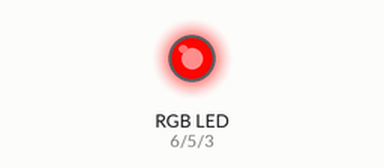
Recording of a sketch running on a simulated Arduino Uno, built with avr-gcc and run on an emulated ATmega328P. On the bench: an RGB LED mixed from three pins (HIGH = lit). Dim RGB values are drawn brighter than linear.

Above: at 0.05 s.
At 0.95 s:
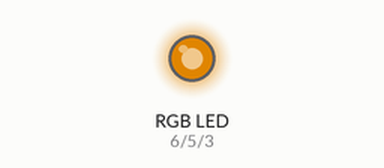
At 1.8 s:
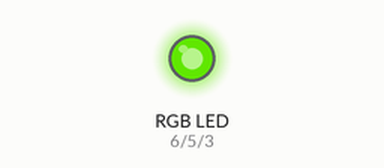
At 3.6 s:
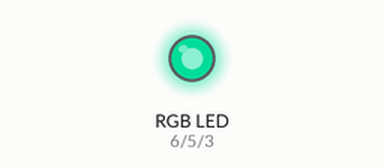
At 5.35 s:
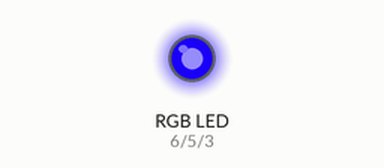
At 7.15 s:
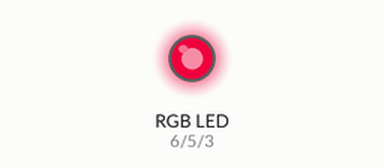
Timing chart, 0 to 10.0 s (numbered marks = the images above):
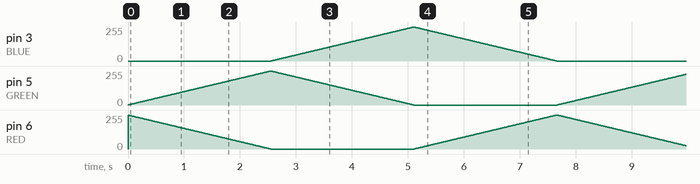

The sketch:

03-rgb.ino
```cpp
#define RED 6
#define GREEN 5
#define BLUE 3
#define DELAY 10

void setup()
{
    pinMode(RED, OUTPUT);
    pinMode(GREEN, OUTPUT);
    pinMode(BLUE, OUTPUT);

    digitalWrite(RED, HIGH);
}

int redValue;
int greenValue;
int blueValue;

void loop()
{
    redValue = 255;
    greenValue = 0;
    blueValue = 0;
    for (int i = 0; i < 255; i++)
    {
        redValue--;
        greenValue++;
        analogWrite(RED, redValue);
        analogWrite(GREEN, greenValue);
        delay(DELAY);
    }

    redValue = 0;
    greenValue = 255;
    for (int i = 0; i < 255; i++)
    {
        greenValue--;
        blueValue++;
        analogWrite(GREEN, greenValue);
        analogWrite(BLUE, blueValue);
        delay(DELAY);
    }

    redValue = 0;
    greenValue = 0;
    blueValue = 255;
    for (int i = 0; i < 255; i++)
    {
        blueValue--;
        redValue++;
        analogWrite(BLUE, blueValue);
        analogWrite(RED, redValue);
        delay(DELAY);
    }
}
```
